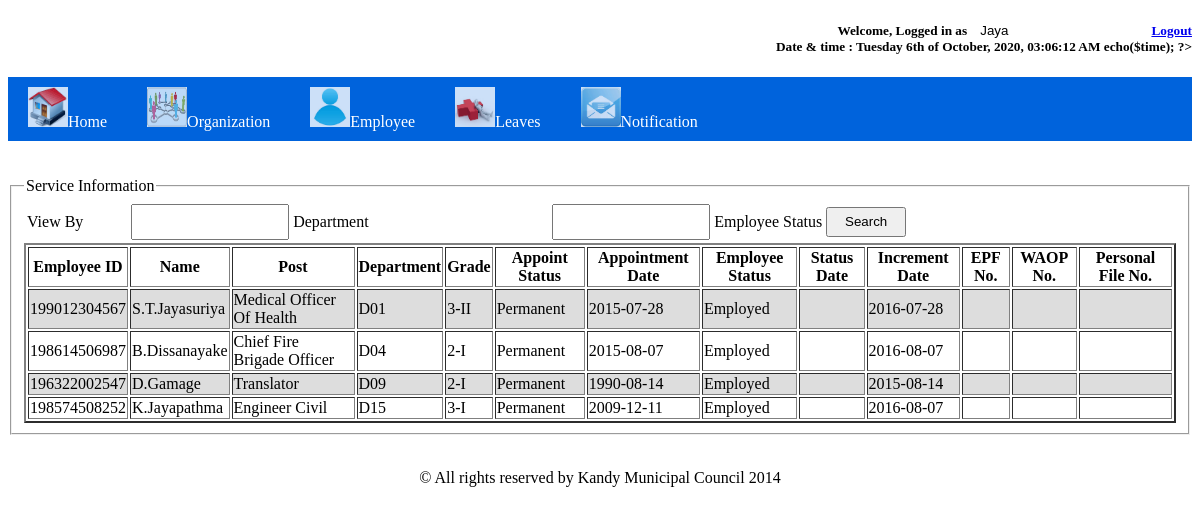
The app's page /user/vi_emp_service.php (signed in) with its own data.
### tables this page shows
CREATE TABLE `tbl_employee` (
  `emp_id` bigint(12) NOT NULL,
  `emp_name` varchar(100) NOT NULL,
  `emp_initials` varchar(200) NOT NULL,
  `emp_gender` tinyint(4) NOT NULL,
  `emp_dob` date NOT NULL,
  `emp_nic` varchar(11) NOT NULL,
  `emp_marit_status` tinyint(4) NOT NULL,
  `dep_id` varchar(11) NOT NULL,
  `emp_inc_date` date NOT NULL,
  `job_id` varchar(50) NOT NULL,
  `emp_appoint_status` varchar(20) NOT NULL,
  `emp_appoint_date` date NOT NULL,
  `job_grade` varchar(10) NOT NULL,
  `emp_status` varchar(12) NOT NULL,
  `emp_address` varchar(150) NOT NULL,
  `emp_home_phone` int(12) DEFAULT NULL,
  `emp_mobile` int(12) NOT NULL,
  `emp_email` varchar(50) DEFAULT NULL,
  `emp_title` varchar(5) NOT NULL,
  `emp_trans_app1` int(11) DEFAULT NULL,
  `emp_trans_app2` int(11) DEFAULT NULL,
  `emp_trans_app3` int(11) DEFAULT NULL,
  PRIMARY KEY (`emp_id`),
  UNIQUE KEY `emp_nic` (`emp_nic`),
  KEY `job_id` (`job_id`),
  KEY `dep_id` (`dep_id`),
  KEY `dep_id_2` (`dep_id`),
  KEY `job_id_2` (`job_id`),
  KEY `dep_id_3` (`dep_id`)
);

### user/vi_emp_service.php (the view, shortened to what this page needs)
<!DOCTYPE html PUBLIC "-//W3C//DTD XHTML 1.0 Transitional//EN" "http://www.w3.org/TR/xhtml1/DTD/xhtml1-transitional.dtd">
<html xmlns="http://www.w3.org/1999/xhtml">
<head>
    <link rel="stylesheet" type="text/css" href="css/menu.css"/>
</head>
    <body background="../images/icons/header.jpg">
          <?php
          require_once 'menu.php';
          ?>
    <fieldset style="">
    <legend>Service Information</legend>
    <table width="100%">
        <form method="post" action="vi_emp_service.php">
            <tr><td><label style="">View By</label></td>
        <td><input type="text" id="txtdep_search" name="txtdep_search" style="width: 150px; height: 30px"/>
            <label>Department</label></td>
        <td><input type="text" id="txtemp_stat_search" name="txtemp_stat_search" style="width: 150px; height: 30px"/>
            <label>Employee Status</label>
            <input type="submit" value="Search" name="btnsearch" style="width: 80px; height: 30px"/>
        </td>
   </tr>
    </form>
</table>
    <?php
    $dbobj = new dbConnection();
    $con = $dbobj->getCon();
    $search_dep=@$_POST["txtdep_search"];
    $search_stat=@$_POST["txtemp_stat_search"];
    $sql="SELECT * FROM tbl_employee where dep_id like '%$search_dep%' AND emp_status like '%$search_stat%'";
    $result=mysqli_query($con,$sql);
    echo "<table border='2' width='100%' id='result_table' contenteditable='false'>
<tr>
        <th><label>Employee ID</label></th>
	<th><label>Name</label></th>
	<th><label>Post<label/></td>
	<th><label>Department</label></th>
	<th><label>Grade</label></th>
	<th><label>Appoint Status</label></th>
        <th><label>Appointment Date</label></th>
        <th><label>Employee Status</label></th>
        <th><label>Status Date</label></th>
        <th><label>Increment Date</label></th>
        <th><label>EPF No.</label></th>
        <th><label>WAOP No.</label></th>
        <th><label>Personal File No.</label></th>
</tr>";
    while($row = mysqli_fetch_array($result)) {
        echo "<tr>";
        echo "<td>" . $row['emp_id'] . "</td>";
        echo "<td>" . $row['emp_name'] . "</td>";
        echo "<td>" . $row['job_id'] . "</td>";
        echo "<td>" . $row['dep_id'] . "</td>";
        echo "<td>" . $row['job_grade'] . "</td>";
        echo "<td>" . $row['emp_appoint_status'] . "</td>";
        echo "<td>" . $row['emp_appoint_date'] . "</td>";
        echo "<td>" . $row['emp_status'] . "</td>";
        echo "<td>" . $row['emp_status_date'] . "</td>";
        echo "<td>" . $row['emp_inc_date'] . "</td>";
        echo "<td>" . $row['emp_epf_no'] . "</td>";
        echo "<td>" . $row['emp_waop_no'] . "</td>";
        echo "<td>" . $row['emp_pfno'] . "</td>";
        echo "</tr>";
    }
    echo "</table>";
            ?><p align="center"><?php echo 'No record found';?></p>
</fieldset>
<br/>
<footer>
  <p align="center">&copy; All rights reserved by Kandy Municipal Council 2014</p>
</footer>
</body>
</html>

### css/menu.css (style rules this page uses)
html { background: url(images/agriculture-waste-water-adobestock_86772407.jpeg) no-repeat center center fixed; -webkit-background-size: cover; -moz-background-size: cover; -o-background-size: cover; background-size: cover; }

### user/vi_emp_service.php (style rules this page uses)
tr:nth-child(even) { background: #DDD }
tr:nth-child(odd) { background: #FFF }

### records on screen
tbl_employee: emp_id "199012304567", emp_name "S.T.Jayasuriya", job "Medical Officer Of Health", dep "D01", job_grade "3-II", emp_appoint_status "Permanent", emp_appoint_date "2015-07-28", emp_status "Employed", emp_inc_date "2016-07-28"
tbl_employee: emp_id "198614506987", emp_name "B.Dissanayake", job "Chief Fire Brigade Officer", dep "D04", job_grade "2-I", emp_appoint_status "Permanent", emp_appoint_date "2015-08-07", emp_status "Employed", emp_inc_date "2016-08-07"
tbl_employee: emp_id "196322002547", emp_name "D.Gamage", job "Translator", dep "D09", job_grade "2-I", emp_appoint_status "Permanent", emp_appoint_date "1990-08-14", emp_status "Employed", emp_inc_date "2015-08-14"
tbl_employee: emp_id "198574508252", emp_name "K.Jayapathma", job "Engineer Civil", dep "D15", job_grade "3-I", emp_appoint_status "Permanent", emp_appoint_date "2009-12-11", emp_status "Employed", emp_inc_date "2016-08-07"
